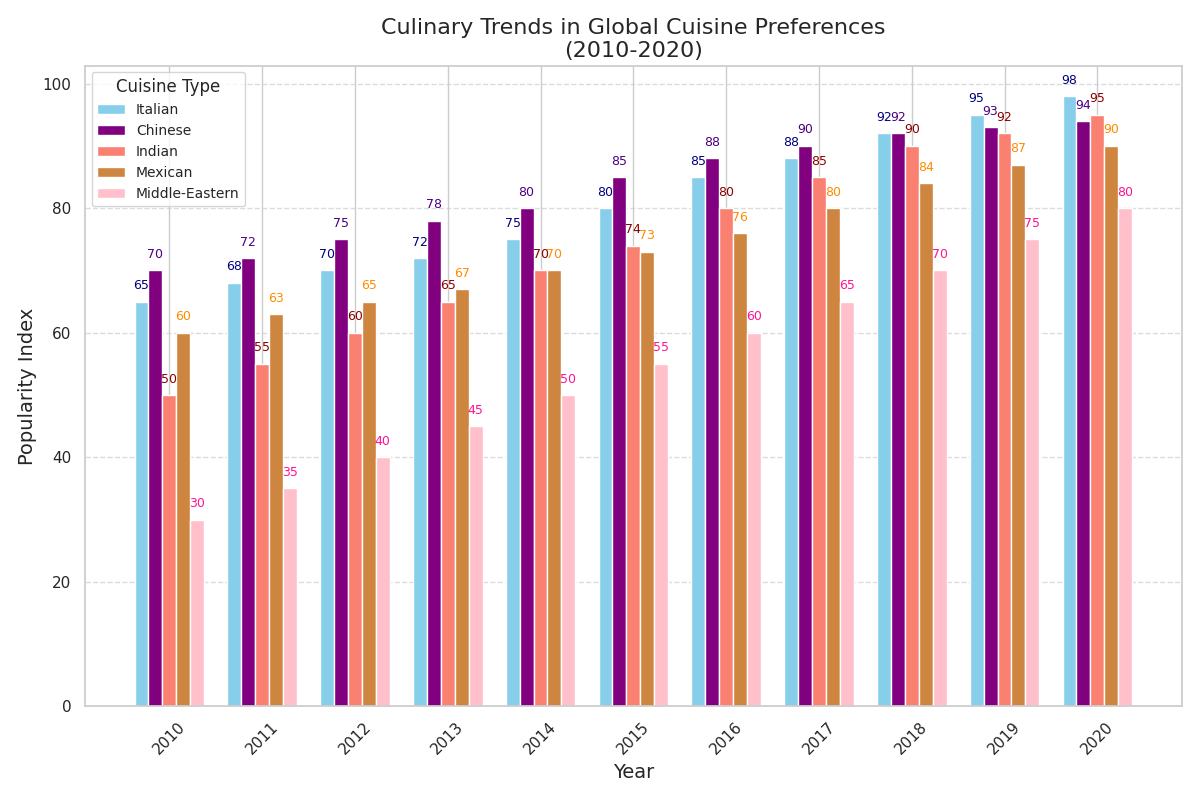

This figure's Python source:
import matplotlib.pyplot as plt
import numpy as np

years = np.arange(2010, 2021)

italian_cuisine = [65, 68, 70, 72, 75, 80, 85, 88, 92, 95, 98]
chinese_cuisine = [70, 72, 75, 78, 80, 85, 88, 90, 92, 93, 94]
indian_cuisine = [50, 55, 60, 65, 70, 74, 80, 85, 90, 92, 95]
mexican_cuisine = [60, 63, 65, 67, 70, 73, 76, 80, 84, 87, 90]
middle_eastern_cuisine = [30, 35, 40, 45, 50, 55, 60, 65, 70, 75, 80]

width = 0.15
ind = np.arange(len(years))

fig, ax = plt.subplots(figsize=(12, 8))

# New color scheme
ax.bar(ind - 2*width, italian_cuisine, width, label='Italian', color='skyblue')
ax.bar(ind - width, chinese_cuisine, width, label='Chinese', color='purple')
ax.bar(ind, indian_cuisine, width, label='Indian', color='salmon')
ax.bar(ind + width, mexican_cuisine, width, label='Mexican', color='peru')
ax.bar(ind + 2*width, middle_eastern_cuisine, width, label='Middle-Eastern', color='pink')

# Updated annotation colors
for i, v in enumerate(italian_cuisine):
    ax.text(i - 2*width, v + 2, f"{v}", ha='center', fontsize=9, color='navy')
for i, v in enumerate(chinese_cuisine):
    ax.text(i - width, v + 2, f"{v}", ha='center', fontsize=9, color='indigo')
for i, v in enumerate(indian_cuisine):
    ax.text(i, v + 2, f"{v}", ha='center', fontsize=9, color='darkred')
for i, v in enumerate(mexican_cuisine):
    ax.text(i + width, v + 2, f"{v}", ha='center', fontsize=9, color='darkorange')
for i, v in enumerate(middle_eastern_cuisine):
    ax.text(i + 2*width, v + 2, f"{v}", ha='center', fontsize=9, color='deeppink')

ax.set_title('Culinary Trends in Global Cuisine Preferences\n(2010-2020)', fontsize=16)
ax.set_xlabel('Year', fontsize=14)
ax.set_ylabel('Popularity Index', fontsize=14)
ax.set_xticks(ind)
ax.set_xticklabels(years)
ax.legend(title='Cuisine Type', fontsize=10)
ax.grid(axis='y', linestyle='--', alpha=0.7)
plt.xticks(rotation=45)
plt.tight_layout()

plt.show()
